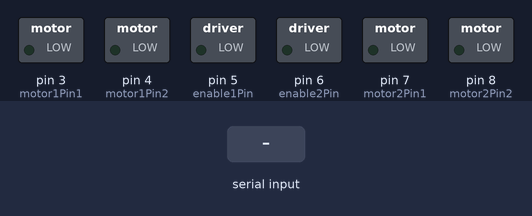
Recording of a sketch running on a simulated Arduino Uno, built with avr-gcc and run on an emulated ATmega328P. Parts: switched loads named in the sketch (green lamp = pin HIGH). The test bench sets the inputs (shaded band).

Above: at 1.2 s.
1.3 s: "R" received over Serial
At 1.7 s:
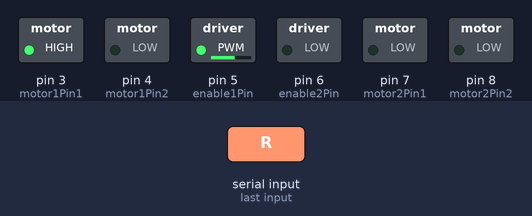
4.3 s: "L" received over Serial
At 4.7 s:
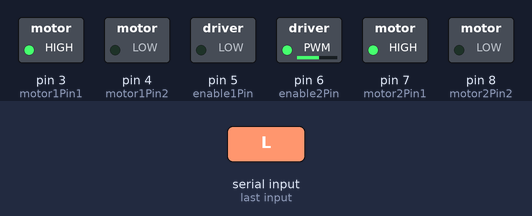
7.3 s: "S" received over Serial
At 7.8 s:
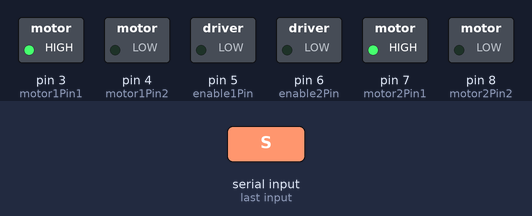
8.8 s: "B" received over Serial
At 10.0 s:
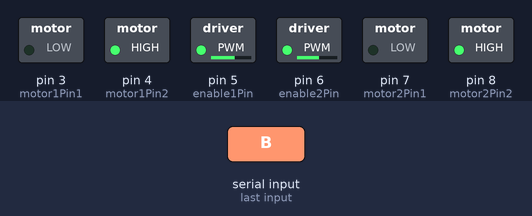
10.3 s: "F" received over Serial
At 11.2 s:
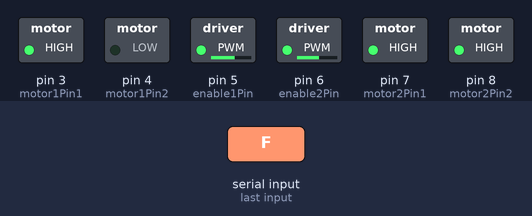
11.8 s: "R" received over Serial
At 12.2 s:
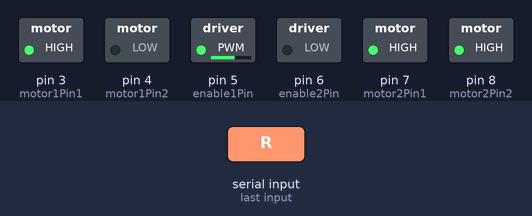
Timing chart, 0 to 14.8 s (numbered marks = the images above; inputs shaded):
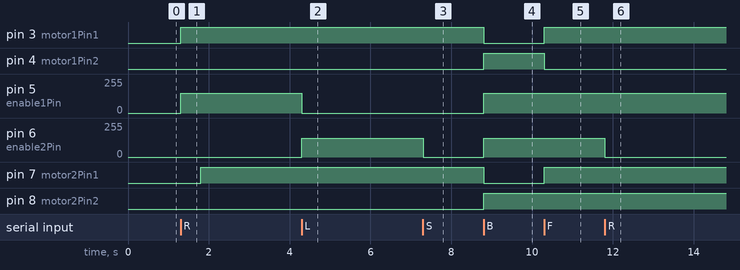

The sketch:

Mobile_Controled_Robot-.ino
```cpp
/*
 *Author: Khaled
 *Created:30/5/2018
 */

 char state = 0;
 #define motor1Pin1 3
 #define motor1Pin2 4
 #define motor2Pin1 7
 #define motor2Pin2 8
 #define enable1Pin 5
 #define enable2Pin 6

void setup()
{
    // sets the pins as outputs:
    pinMode(motor1Pin1 , OUTPUT);
    pinMode(motor1Pin2 , OUTPUT);
    pinMode(motor2Pin1 , OUTPUT);
    pinMode(motor2Pin2 , OUTPUT);
    pinMode(enable1Pin , OUTPUT);
    pinMode(enable2Pin , OUTPUT);
    //Buad rate
    Serial.begin(9600);
}

void loop()
{
    //if some date is sent, reads it and saves in state
    if(Serial.available() > 0)
    {
      state = Serial.read();
    }
    // if the state is 'F' the DC motor will go forward
    if (state == 'F')
    {
        digitalWrite(motor1Pin1 , HIGH);
        digitalWrite(motor1Pin2 , LOW);
        digitalWrite(motor2Pin1 , HIGH);
        digitalWrite(motor1Pin2 , LOW);
        analogWrite(enable1Pin , 150);
        analogWrite(enable2Pin , 140);
    }

    // if the state is 'R' the Robot will turn Right
    else if (state == 'R')
    {
        digitalWrite(motor1Pin1, HIGH);
        digitalWrite(motor1Pin2, LOW);
        analogWrite(enable1Pin, 150);
        analogWrite(enable2Pin, 0);
        delay(500);
        digitalWrite(motor1Pin1 , HIGH);
        digitalWrite(motor1Pin2 , LOW);
        digitalWrite(motor2Pin1 , HIGH);
        digitalWrite(motor1Pin2 , LOW);
        analogWrite(enable1Pin , 150);
        analogWrite(enable2Pin , 140);
    }

    // if the state is 'L' the Robot will turn Left
    else if (state == 'L')
    {
        digitalWrite(motor2Pin1, HIGH);
        digitalWrite(motor2Pin2, LOW);
        analogWrite(enable1Pin, 0);
        analogWrite(enable2Pin, 140);
        delay(500);
        digitalWrite(motor1Pin1 , HIGH);
        digitalWrite(motor1Pin2 , LOW);
        digitalWrite(motor2Pin1 , HIGH);
        digitalWrite(motor1Pin2 , LOW);
        analogWrite(enable1Pin , 150);
        analogWrite(enable2Pin , 140);
    }

    // if the state is 'S' the motor will Stop
    else if (state == 'S')
    {
        analogWrite(enable1Pin, 0);
        analogWrite(enable2Pin, 0);
    }

    // if the state is 'B' the Robot will Back
    else if (state == 'B')
    {
        digitalWrite(motor1Pin1, LOW);
        digitalWrite(motor1Pin2, HIGH);
        digitalWrite(motor2Pin1, LOW);
        digitalWrite(motor2Pin2, HIGH);
        analogWrite(enable1Pin, 150);
        analogWrite(enable2Pin, 140);
    }
}
```

Measured:
- after the input at 1.3 s, pin 3 (motor1Pin1): LOW → HIGH at once; pin 5 (enable1Pin): 0/255 → 150/255 at once; pin 7 (motor2Pin1): LOW → HIGH after 0.50 s
- after the input at 4.3 s, pin 5 (enable1Pin): 150/255 → 0/255 at once; pin 6 (enable2Pin): 0/255 → 140/255 at once
- after the input at 7.3 s, pin 6 (enable2Pin): 140/255 → 0/255 at once
- after the input at 8.8 s, pin 3 (motor1Pin1), pin 7 (motor2Pin1): HIGH → LOW at once; pin 4 (motor1Pin2), pin 8 (motor2Pin2): LOW → HIGH at once; pin 5 (enable1Pin): 0/255 → 150/255 at once; pin 6 (enable2Pin): 0/255 → 140/255 at once
- after the input at 10.3 s, pin 3 (motor1Pin1), pin 7 (motor2Pin1): LOW → HIGH at once; pin 4 (motor1Pin2): HIGH → LOW at once
- after the input at 11.8 s, pin 6 (enable2Pin): 140/255 → 0/255 at once
